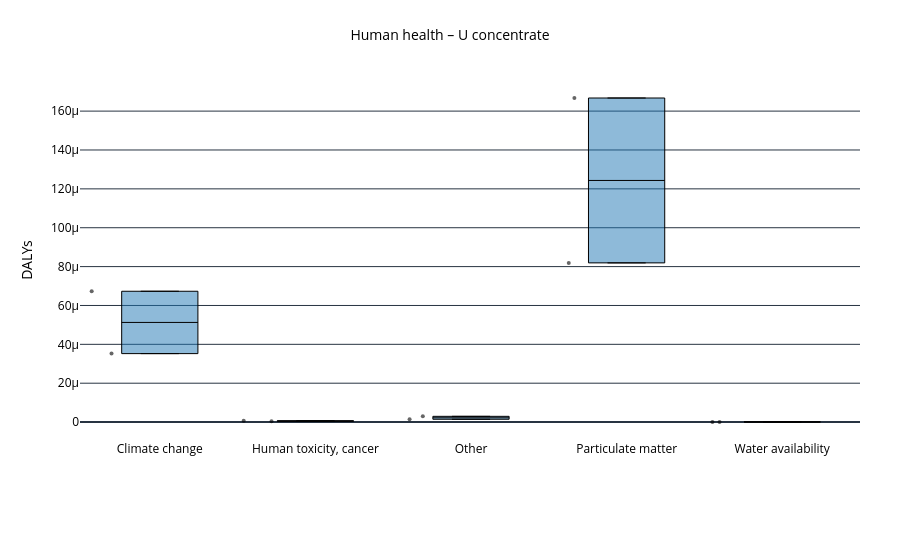

The code cell stored with this chart in its notebook:
### Code cell
plot_lcia_boxes_for_reference_product(
    df_hh,
    reference_product="U concentrate",
    yaxis_label="DALYs",
    title="Human health – U concentrate",
    output_html="results/Damages/boxplot_eq_u.html"
)

### Figure 1 — Plotly figure (JSON) as saved in the notebook; plotly's stock layout.template omitted (floating-point values rounded to 4 significant figures)
{"data": [{"boxpoints": "all", "fillcolor": "rgba(31,119,180,0.5)", "hoverinfo": "text+y", "hovertext": ["Key Lake + McArthur River", "Cigar Lake + McClean Lake", "Key Lake + McArthur River", "Cigar Lake + McClean Lake", "Key Lake + McArthur River", "Cigar Lake + McClean Lake", "Key Lake + McArthur River", "Cigar Lake + McClean Lake", "Key Lake + McArthur River", "Cigar Lake + McClean Lake"], "jitter": 0.45, "line": {"color": "black", "width": 1}, "marker": {"opacity": 0.6, "size": 4}, "name": "MetalliCan (sites)", "x": ["Climate change", "Climate change", "Human toxicity, cancer", "Human toxicity, cancer", "Other", "Other", "Particulate matter", "Particulate matter", "Water availability", "Water availability"], "y": [6.731e-05, 3.523e-05, 6.925e-07, 3.831e-07, 1.448e-06, 2.954e-06, 8.191e-05, 0.0001667, 9.045e-08, 4.037e-08], "type": "box"}], "layout": {"title": {"font": {"color": "black", "size": 14}, "text": "Human health – U concentrate", "x": 0.5}, "font": {"color": "black", "size": 12}, "yaxis": {"title": {"font": {"color": "black"}, "text": "DALYs"}, "tickfont": {"color": "black"}}, "margin": {"l": 80, "r": 40, "t": 80, "b": 120}, "legend": {"font": {"color": "black"}, "orientation": "h", "yanchor": "bottom", "y": -0.5, "xanchor": "center", "x": 0.5}, "plot_bgcolor": "white", "paper_bgcolor": "white"}}
